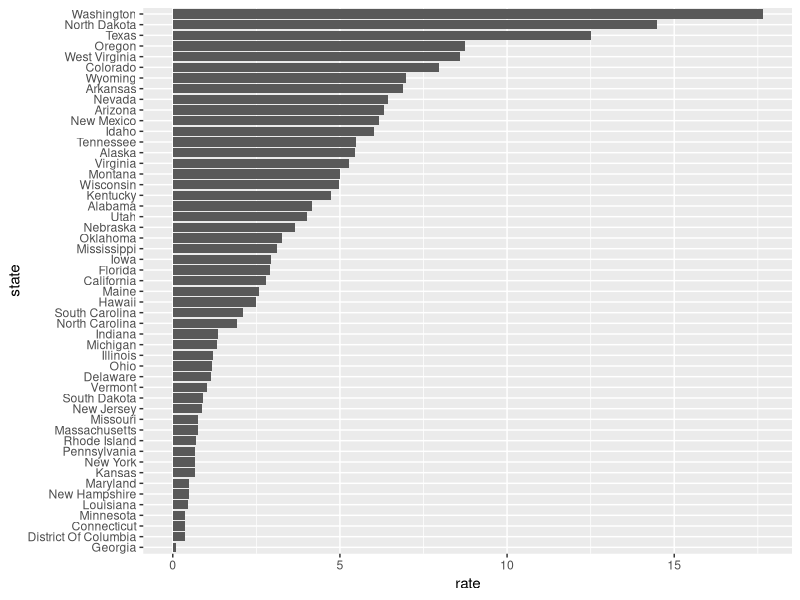
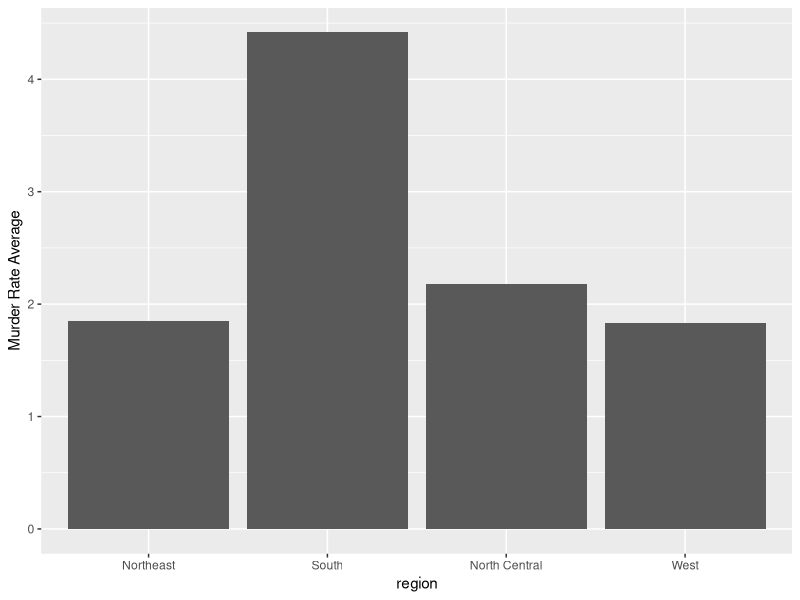
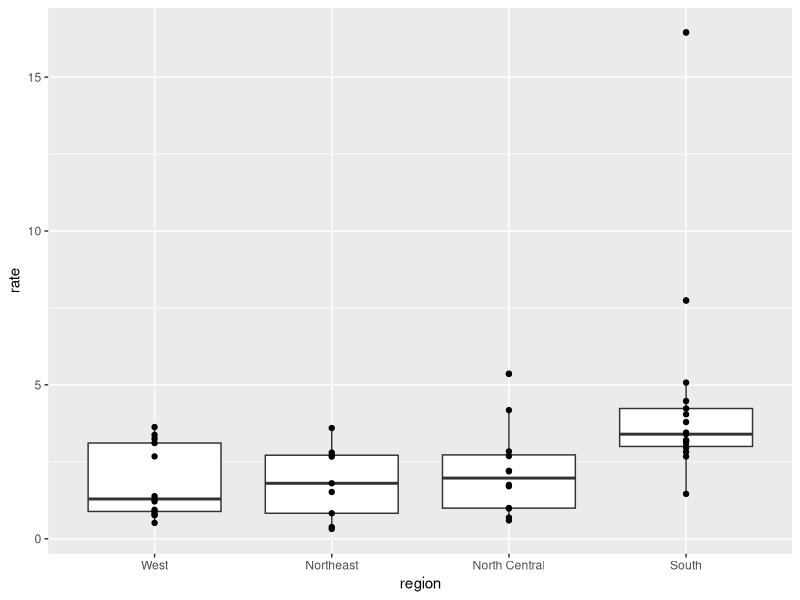

Recreate these plots in R, in order.
library(dplyr)
library(ggplot2)
library(dslabs)
data(us_contagious_diseases)
# Exercise 5.2 - 1
dat <- us_contagious_diseases %>%
  filter(year == 1967 & disease=="Measles" & !is.na(population)) %>% mutate(rate = count / population * 10000 * 52 / weeks_reporting)
state <- dat$state 
rate <- dat$count/(dat$population/10000)*(52/dat$weeks_reporting)
state <- reorder(state,rate)
levels(state)

# Exercise 2: Customizing plots - redefining
dat <- us_contagious_diseases %>% filter(year == 1967 & disease=="Measles" & count>0 & !is.na(population)) %>%
  mutate(rate = count / population * 10000 * 52 / weeks_reporting) %>%
  mutate(state = reorder(state,rate))  

dat %>% ggplot(aes(state, rate)) +
  geom_bar(stat="identity") +
  coord_flip()

# Exercise 3: Showing the data and customizing plots
data("murders")
murders %>% mutate(rate = total/population*100000) %>%
  group_by(region) %>%
  summarize(avg = mean(rate)) %>%
  mutate(region = factor(region)) %>%
  ggplot(aes(region, avg)) +
  geom_bar(stat="identity") +
  ylab("Murder Rate Average")

# Exercise 4: Making a box plot
murders %>% mutate(rate = total/population*100000) %>%
  mutate(region = reorder(region, rate, FUN = median)) %>%
 ggplot(aes(region,rate)) + geom_boxplot() + geom_point()
